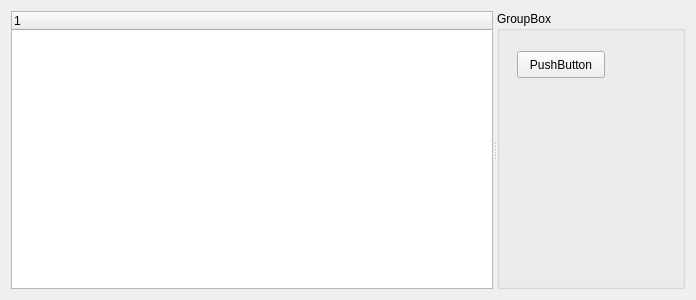
<?xml version="1.0" encoding="UTF-8"?>
<ui version="4.0">
 <class>TabPage</class>
 <widget class="QWidget" name="TabPage">
  <property name="geometry">
   <rect>
    <x>0</x>
    <y>0</y>
    <width>696</width>
    <height>300</height>
   </rect>
  </property>
  <property name="windowTitle">
   <string>Form</string>
  </property>
  <layout class="QVBoxLayout" name="verticalLayout">
   <item>
    <widget class="QSplitter" name="splitter">
     <property name="orientation">
      <enum>Qt::Horizontal</enum>
     </property>
     <widget class="QTreeWidget" name="treeWidget">
      <column>
       <property name="text">
        <string notr="true">1</string>
       </property>
      </column>
     </widget>
     <widget class="QGroupBox" name="groupBox">
      <property name="title">
       <string>GroupBox</string>
      </property>
      <widget class="QPushButton" name="pushButton">
       <property name="geometry">
        <rect>
         <x>20</x>
         <y>40</y>
         <width>88</width>
         <height>27</height>
        </rect>
       </property>
       <property name="text">
        <string>PushButton</string>
       </property>
      </widget>
     </widget>
    </widget>
   </item>
  </layout>
 </widget>
 <resources/>
 <connections/>
</ui>
